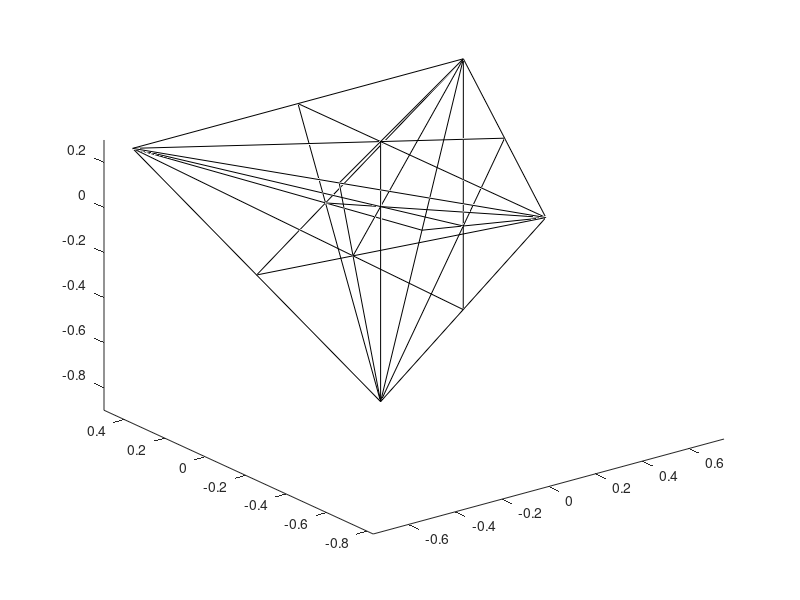

Write MATLAB code to recreate this figure.
% This function is for plotting the boundary and inner edges of mathcal{T} for n = 4

function[] = arenas()


% Plot boundary
plot3([1/sqrt(2),-1/sqrt(2),0,1/sqrt(2),0,-1/sqrt(2)],[1/sqrt(6),1/sqrt(6),-sqrt(2/3),1/sqrt(6),0,1/sqrt(6)],[1/sqrt(12),1/sqrt(12),1/sqrt(12),1/sqrt(12),-sqrt(3/4),1/sqrt(12)],'k');
hold on
plot3([0,0],[0,-sqrt(2/3)],[-sqrt(3/4),1/sqrt(12)],'k')

% Plot interior edges
plot3([0,0],[0,0],[-sqrt(3/4),1/sqrt(12)],'k')
plot3([1/sqrt(2),-1/3/sqrt(2)],[1/sqrt(6),-1/3/sqrt(6)],[1/sqrt(12),-1/3/sqrt(12)],'k')
plot3([-1/sqrt(2),1/3/sqrt(2)],[1/sqrt(6),-1/3/sqrt(6)],[1/sqrt(12),-1/3/sqrt(12)],'k')
plot3([0,0],[-sqrt(2/3),sqrt(2)/3/sqrt(3)],[1/sqrt(12),-1/6/sqrt(3)],'k')

% Plot inner edges on the boundary
plot3([1/sqrt(2),-1/2/sqrt(2)],[1/sqrt(6),-1/2/sqrt(6)],[1,1]/sqrt(12),'k')
plot3([-1/sqrt(2),1/2/sqrt(2)],[1/sqrt(6),-1/2/sqrt(6)],[1,1]/sqrt(12),'k')
plot3([0,0],[1,-2]/sqrt(6),[1,1]/sqrt(12),'k')
plot3([0,0],[0,1/sqrt(6)],[-sqrt(3/4),1/sqrt(12)],'k')
plot3([0,-1/2/sqrt(2)],[0,-1/2/sqrt(6)],[-sqrt(3/4),1/sqrt(12)],'k')
plot3([0,1/2/sqrt(2)],[0,-1/2/sqrt(6)],[-sqrt(3/4),1/sqrt(12)],'k')
plot3([1/sqrt(2),0,-1/sqrt(2)],[1/sqrt(6),-1/sqrt(6),1/sqrt(6)],[1/sqrt(12),-1/sqrt(12),1/sqrt(12)],'k')
plot3([1/sqrt(2),-1/2/sqrt(2),0],[1/sqrt(6),1/2/sqrt(6),-2/sqrt(6)],[1/sqrt(12),-1/sqrt(12),1/sqrt(12)],'k')
plot3([-1/sqrt(2),1/2/sqrt(2),0],[1/sqrt(6),1/2/sqrt(6),-2/sqrt(6)],[1/sqrt(12),-1/sqrt(12),1/sqrt(12)],'k')

box off
axis([-.75,.75,-.83,.5,-.9,.3])

endfunction